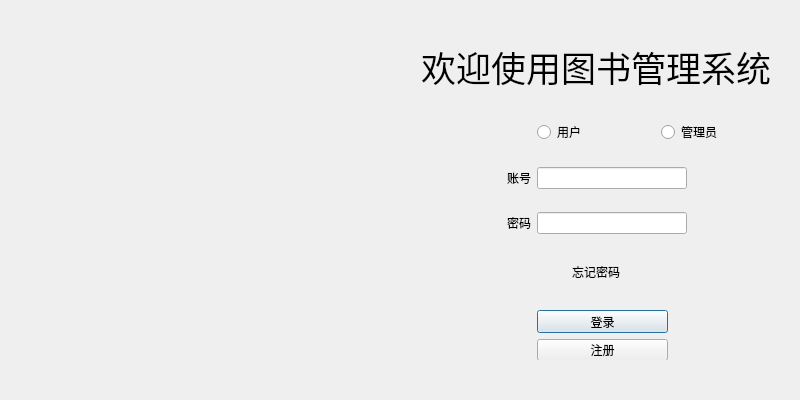
<?xml version="1.0" encoding="UTF-8"?>
<ui version="4.0">
 <class>Dlg_Welcome</class>
 <widget class="QDialog" name="Dlg_Welcome">
  <property name="geometry">
   <rect>
    <x>0</x>
    <y>0</y>
    <width>800</width>
    <height>400</height>
   </rect>
  </property>
  <property name="windowTitle">
   <string>Dialog</string>
  </property>
  <property name="sizeGripEnabled">
   <bool>false</bool>
  </property>
  <layout class="QGridLayout" name="gridLayout_2">
   <item row="0" column="1" rowspan="3">
    <widget class="QWidget" name="widget" native="true">
     <layout class="QGridLayout" name="gridLayout">
      <item row="1" column="1">
       <widget class="QRadioButton" name="rdbtnUser">
        <property name="text">
         <string>用户</string>
        </property>
       </widget>
      </item>
      <item row="1" column="2">
       <widget class="QRadioButton" name="rdbtnAdmin">
        <property name="text">
         <string>管理员</string>
        </property>
       </widget>
      </item>
      <item row="2" column="0">
       <widget class="QLabel" name="label_2">
        <property name="text">
         <string>账号</string>
        </property>
        <property name="alignment">
         <set>Qt::AlignmentFlag::AlignRight|Qt::AlignmentFlag::AlignTrailing|Qt::AlignmentFlag::AlignVCenter</set>
        </property>
       </widget>
      </item>
      <item row="2" column="1" colspan="2">
       <widget class="QLineEdit" name="LeAccount">
        <property name="maximumSize">
         <size>
          <width>150</width>
          <height>16777215</height>
         </size>
        </property>
       </widget>
      </item>
      <item row="0" column="0" colspan="3">
       <widget class="QLabel" name="label">
        <property name="maximumSize">
         <size>
          <width>16777215</width>
          <height>60</height>
         </size>
        </property>
        <property name="font">
         <font>
          <family>Bahnschrift SemiLight</family>
          <pointsize>26</pointsize>
         </font>
        </property>
        <property name="text">
         <string>欢迎使用图书管理系统</string>
        </property>
        <property name="alignment">
         <set>Qt::AlignmentFlag::AlignCenter</set>
        </property>
       </widget>
      </item>
      <item row="3" column="0">
       <widget class="QLabel" name="label_3">
        <property name="text">
         <string>密码</string>
        </property>
        <property name="alignment">
         <set>Qt::AlignmentFlag::AlignRight|Qt::AlignmentFlag::AlignTrailing|Qt::AlignmentFlag::AlignVCenter</set>
        </property>
       </widget>
      </item>
      <item row="3" column="1" colspan="2">
       <widget class="QLineEdit" name="LePassword">
        <property name="maximumSize">
         <size>
          <width>150</width>
          <height>16777215</height>
         </size>
        </property>
       </widget>
      </item>
      <item row="5" column="1" colspan="2">
       <widget class="QWidget" name="widget_2" native="true">
        <property name="maximumSize">
         <size>
          <width>230</width>
          <height>50</height>
         </size>
        </property>
        <widget class="QWidget" name="layoutWidget">
         <property name="geometry">
          <rect>
           <x>0</x>
           <y>0</y>
           <width>131</width>
           <height>51</height>
          </rect>
         </property>
         <layout class="QVBoxLayout" name="verticalLayout">
          <item>
           <widget class="QPushButton" name="btnLog">
            <property name="text">
             <string>登录</string>
            </property>
            <property name="autoDefault">
             <bool>true</bool>
            </property>
           </widget>
          </item>
          <item>
           <widget class="QPushButton" name="btnSign">
            <property name="text">
             <string>注册</string>
            </property>
           </widget>
          </item>
         </layout>
        </widget>
       </widget>
      </item>
      <item row="4" column="1">
       <widget class="QPushButton" name="pushButton">
        <property name="maximumSize">
         <size>
          <width>16777215</width>
          <height>30</height>
         </size>
        </property>
        <property name="font">
         <font>
          <bold>false</bold>
          <underline>false</underline>
          <strikeout>false</strikeout>
          <hintingpreference>PreferDefaultHinting</hintingpreference>
         </font>
        </property>
        <property name="text">
         <string>忘记密码</string>
        </property>
        <property name="autoDefault">
         <bool>false</bool>
        </property>
        <property name="flat">
         <bool>true</bool>
        </property>
       </widget>
      </item>
     </layout>
    </widget>
   </item>
   <item row="0" column="0" rowspan="3">
    <widget class="QWidget" name="widget_3" native="true">
     <widget class="QLabel" name="label_4">
      <property name="geometry">
       <rect>
        <x>0</x>
        <y>0</y>
        <width>400</width>
        <height>400</height>
       </rect>
      </property>
      <property name="text">
       <string/>
      </property>
      <property name="pixmap">
       <pixmap resource="Logo.qrc">:/image/Logo.png</pixmap>
      </property>
      <property name="scaledContents">
       <bool>true</bool>
      </property>
      <property name="alignment">
       <set>Qt::AlignmentFlag::AlignBottom|Qt::AlignmentFlag::AlignLeading|Qt::AlignmentFlag::AlignLeft</set>
      </property>
      <property name="wordWrap">
       <bool>false</bool>
      </property>
     </widget>
    </widget>
   </item>
  </layout>
 </widget>
 <tabstops>
  <tabstop>rdbtnUser</tabstop>
  <tabstop>rdbtnAdmin</tabstop>
  <tabstop>LeAccount</tabstop>
  <tabstop>LePassword</tabstop>
  <tabstop>pushButton</tabstop>
  <tabstop>btnLog</tabstop>
  <tabstop>btnSign</tabstop>
 </tabstops>
 <resources>
  <include location="Logo.qrc"/>
 </resources>
 <connections/>
</ui>
